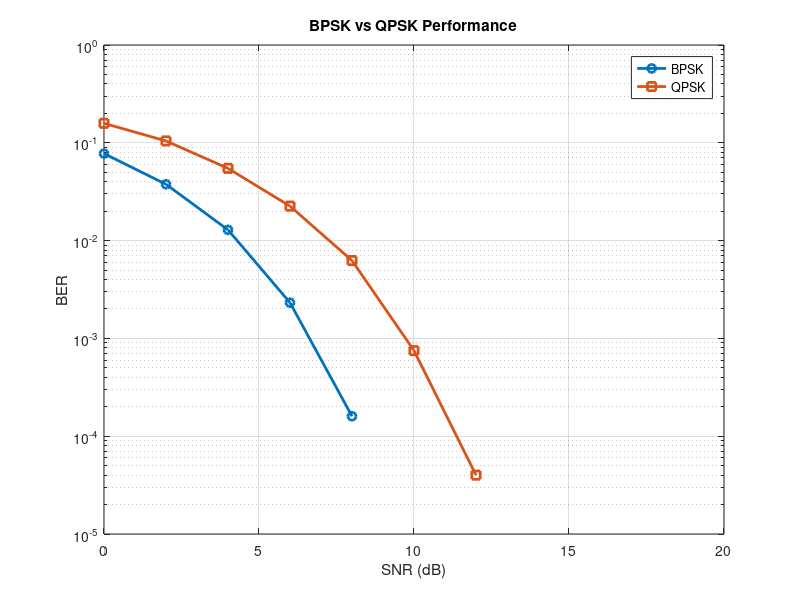
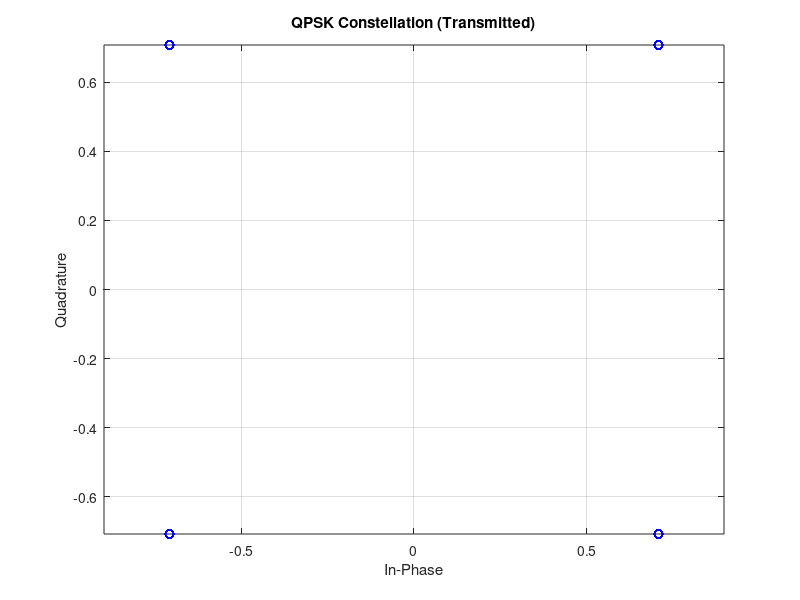
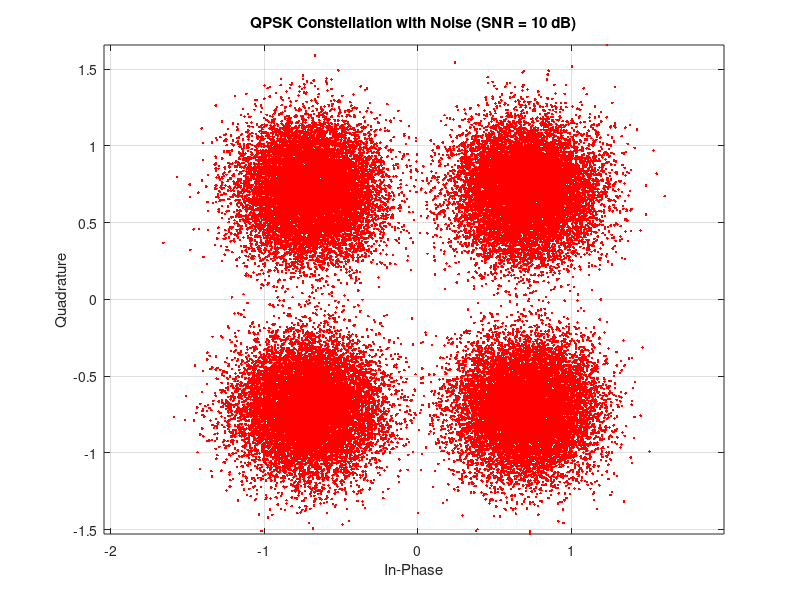
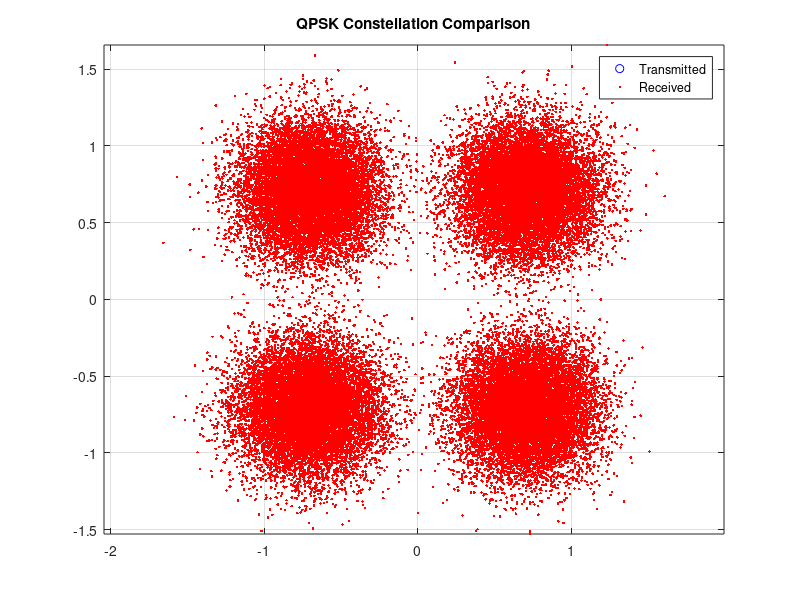

Recreate these plots in MATLAB, in order.
clc; clear; close all;

%% PARAMETERS
N = 1e5; % Number of bits
data = randi([0 1], 1, N);

%% ---------------- BPSK ----------------
tx_bpsk = 2*data - 1;

%% ---------------- QPSK (FIXED) ----------------
% Ensure even number of bits
data_qpsk = data(1:floor(N/2)*2);
data_qpsk = reshape(data_qpsk, 2, []);

% Direct mapping (correct)
I = 2*data_qpsk(1,:) - 1;   % In-phase
Q = 2*data_qpsk(2,:) - 1;   % Quadrature

tx_qpsk = (I + 1j*Q) / sqrt(2);

%% SNR RANGE
snr_db = 0:2:20;

for i = 1:length(snr_db)
    
    snr = 10^(snr_db(i)/10);
    
    %% ---------- BPSK ----------
    signal_power = mean(abs(tx_bpsk).^2);
    noise_power = signal_power / snr;
    
    noise = sqrt(noise_power/2) * randn(1, N);
    rx_bpsk = tx_bpsk + noise;
    
    data_rx_bpsk = rx_bpsk > 0;
    ber_bpsk(i) = sum(data ~= data_rx_bpsk) / N;
    
    %% ---------- QPSK ----------
    signal_power_q = mean(abs(tx_qpsk).^2);
    noise_power_q = signal_power_q / snr;
    
    noise_q = sqrt(noise_power_q/2) * ...
        (randn(1, length(tx_qpsk)) + 1j*randn(1, length(tx_qpsk)));
    
    rx_qpsk = tx_qpsk + noise_q;
    
    % Demodulation (correct)
    rx_real = real(rx_qpsk);
    rx_imag = imag(rx_qpsk);
    
    bit1 = rx_real > 0;
    bit2 = rx_imag > 0;
    
    % Reconstruct bits
    data_rx_qpsk = zeros(1, length(data_qpsk)*2);
    data_rx_qpsk(1:2:end) = bit1;
    data_rx_qpsk(2:2:end) = bit2;
    
    % Correct BER calculation
    original_bits = reshape(data_qpsk, 1, []);
    ber_qpsk(i) = sum(original_bits ~= data_rx_qpsk) / length(original_bits);
    
    % Debug print
    fprintf("SNR=%d dB | BPSK BER=%f | QPSK BER=%f\n", ...
        snr_db(i), ber_bpsk(i), ber_qpsk(i));
end

%% ---------------- BER PLOT ----------------
figure;
semilogy(snr_db, ber_bpsk, '-o','LineWidth',2); hold on;
semilogy(snr_db, ber_qpsk, '-s','LineWidth',2);

grid on;
xlabel('SNR (dB)');
ylabel('BER');
legend('BPSK','QPSK');
title('BPSK vs QPSK Performance');

%% ---------------- CONSTELLATION ----------------

% Clean QPSK constellation
figure;
plot(real(tx_qpsk), imag(tx_qpsk), 'bo');
grid on;
xlabel('In-Phase');
ylabel('Quadrature');
title('QPSK Constellation (Transmitted)');
axis equal;

% Noisy constellation
snr_test = 10;
snr_lin = 10^(snr_test/10);

signal_power = mean(abs(tx_qpsk).^2);
noise_power = signal_power / snr_lin;

noise = sqrt(noise_power/2) * ...
    (randn(1,length(tx_qpsk)) + 1j*randn(1,length(tx_qpsk)));

rx_test = tx_qpsk + noise;

figure;
plot(real(rx_test), imag(rx_test), 'r.');
grid on;
xlabel('In-Phase');
ylabel('Quadrature');
title(['QPSK Constellation with Noise (SNR = ', num2str(snr_test), ' dB)']);
axis equal;

% Combined view
figure;
plot(real(tx_qpsk), imag(tx_qpsk), 'bo'); hold on;
plot(real(rx_test), imag(rx_test), 'r.');
legend('Transmitted','Received');
title('QPSK Constellation Comparison');
grid on;
axis equal;
